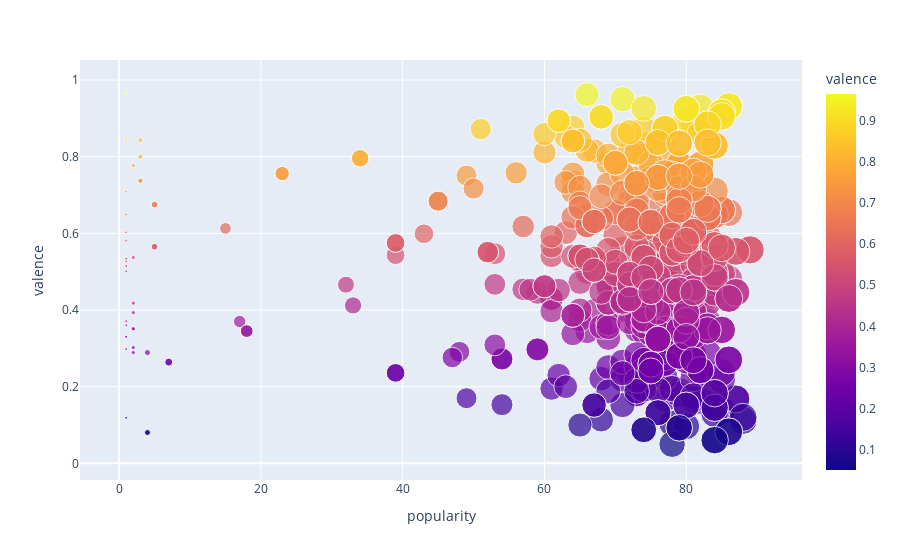

This figure's notebook cell:
### Markdown cell above
## Dancebility Does not affect popularity

### Code cell
import plotly.express as px   #importing plotly
fig2 = px.scatter(df, x="popularity", y="valence", color="valence",size='popularity')
fig2.show()

### Figure 1 — Plotly figure (JSON) as saved in the notebook; plotly's stock layout.template omitted (floating-point values rounded to 4 significant figures; data arrays with more than 128 entries replaced by an {"elided": "..."} marker saying what was removed)
{"data": [{"hovertemplate": "popularity=%{marker.size}<br>valence=%{marker.color}<extra></extra>", "legendgroup": "", "marker": {"color": {"elided": "600 float values"}, "coloraxis": "coloraxis", "size": {"elided": "600 int values"}, "sizemode": "area", "sizeref": 0.2225, "symbol": "circle"}, "mode": "markers", "name": "", "orientation": "v", "showlegend": false, "type": "scatter", "x": {"elided": "600 int values"}, "xaxis": "x", "y": {"elided": "600 float values"}, "yaxis": "y"}], "layout": {"coloraxis": {"colorbar": {"title": {"text": "valence"}}, "colorscale": [[0, "#0d0887"], [0.1111, "#46039f"], [0.2222, "#7201a8"], [0.3333, "#9c179e"], [0.4444, "#bd3786"], [0.5556, "#d8576b"], [0.6667, "#ed7953"], [0.7778, "#fb9f3a"], [0.8889, "#fdca26"], [1, "#f0f921"]]}, "legend": {"itemsizing": "constant", "tracegroupgap": 0}, "margin": {"t": 60}, "xaxis": {"anchor": "y", "domain": [0, 1], "title": {"text": "popularity"}}, "yaxis": {"anchor": "x", "domain": [0, 1], "title": {"text": "valence"}}}}
